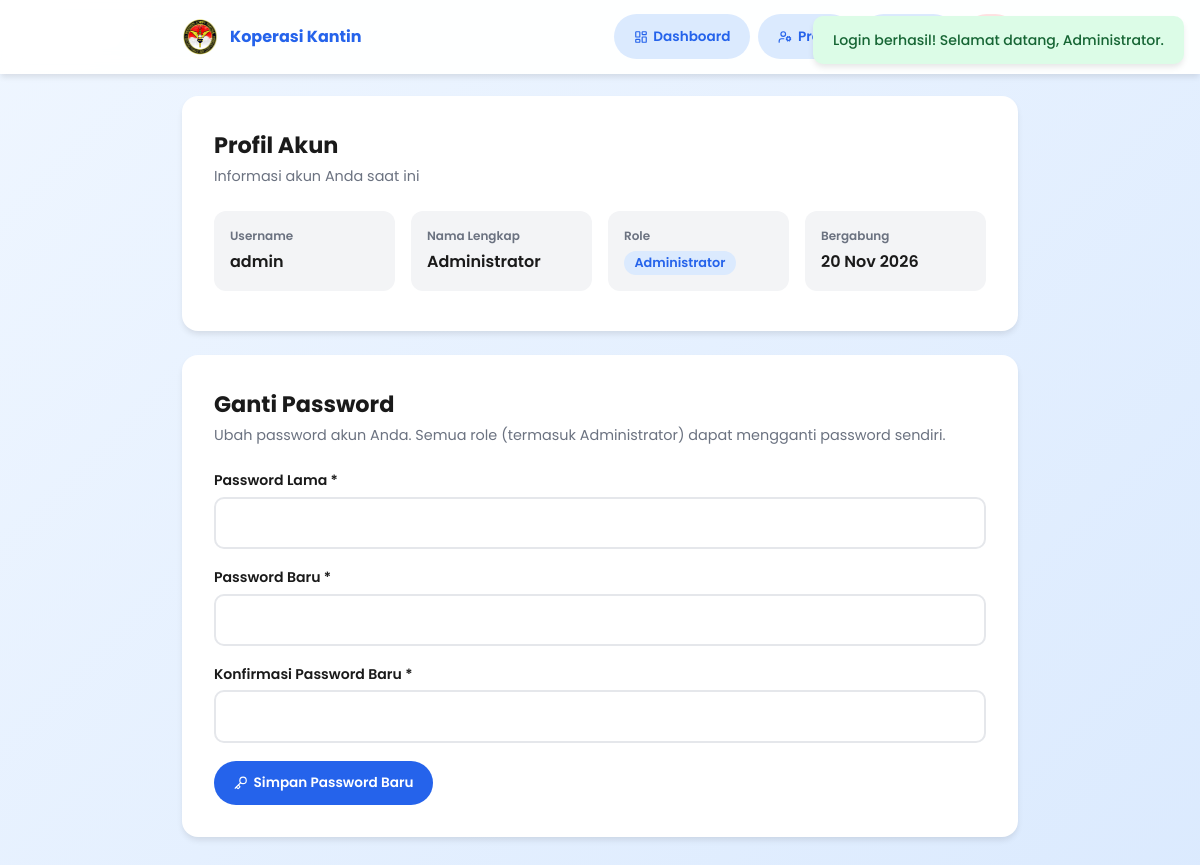
The page /profil.php (signed in) on the database its author committed.
### tables this page shows
CREATE TABLE IF NOT EXISTS users (
    id          INT AUTO_INCREMENT PRIMARY KEY,
    username    VARCHAR(50)  NOT NULL UNIQUE,
    password    VARCHAR(255) NOT NULL,
    nama_lengkap VARCHAR(100) NOT NULL,
    role        ENUM('admin','staff','kasilog') DEFAULT 'staff',
    created_at  TIMESTAMP DEFAULT CURRENT_TIMESTAMP
);

### includes/helpers.php (called while the page is built, shortened)
<?php
function getFlash(): ?array {
    if (isset($_SESSION['flash'])) {
        $f = $_SESSION['flash'];
        return $f;
    }
    return null;
}
function e(string $str): string {
    return htmlspecialchars($str, ENT_QUOTES, 'UTF-8');
}

### includes/roles.php (called while the page is built, shortened)
<?php
function roleLabel(string $role): string
{
    $map = [
        'admin'   => 'Administrator',
        'staff'   => 'Staff',
        'kasilog' => 'Kasilog',
    ];
    return $map[$role] ?? ucfirst($role);
}

### profil.php (the view, shortened to what this page needs)
<?php
require_once __DIR__ . '/config/db.php';
require_once __DIR__ . '/includes/helpers.php';
$user = $pdo->prepare('SELECT username, nama_lengkap, role, created_at FROM users WHERE id = ?');
$user->execute([(int)$_SESSION['user_id']]);
$profile = $user->fetch();
$flash = getFlash();
?>
<!DOCTYPE html>
<html lang="id">
<head>
</head>
<body>
<?php if ($flash): ?>
<div class="toast <?= e($flash['type']) ?>"><?= e($flash['msg']) ?></div>
<?php endif; ?>
<div class="topbar">
    <div class="topbar-inner">
        <a href="dashboard.php" class="logo">
            <img src="img/logostinkcl.png" alt="">
            <span>Koperasi Kantin</span>
        </a>
        <div class="tnav">
            <a href="dashboard.php" class="btn btn-secondary"><i data-lucide="layout-dashboard" style="width:14px"></i> Dashboard</a>
            <?php require __DIR__ . '/includes/nav_account.php'; ?>
            <a href="logout.php" class="btn btn-danger" onclick="return confirm('Yakin logout?')"><i data-lucide="log-out" style="width:14px"></i></a>
        </div>
    </div>
</div>
<div class="main">
    <div class="card">
        <h2>Profil Akun</h2>
        <p>Informasi akun Anda saat ini</p>
        <div class="info-grid">
            <div class="info-item"><label>Username</label><span><?= e($profile['username']) ?></span></div>
            <div class="info-item"><label>Nama Lengkap</label><span><?= e($profile['nama_lengkap']) ?></span></div>
            <div class="info-item"><label>Role</label><span class="role-pill"><?= e(roleLabel($profile['role'])) ?></span></div>
            <div class="info-item"><label>Bergabung</label><span><?= date('d M Y', strtotime($profile['created_at'])) ?></span></div>
        </div>
    </div>
    <div class="card">
        <h2>Ganti Password</h2>
        <p>Ubah password akun Anda. Semua role (termasuk Administrator) dapat mengganti password sendiri.</p>
        <form method="POST" action="profil.php">
            <div class="form-group">
                <label for="current_password">Password Lama *</label>
                <input type="password" id="current_password" name="current_password" required autocomplete="current-password">
            </div>
            <div class="form-group">
                <label for="new_password">Password Baru *</label>
                <input type="password" id="new_password" name="new_password" required minlength="6" autocomplete="new-password">
            </div>
            <div class="form-group">
                <label for="confirm_password">Konfirmasi Password Baru *</label>
                <input type="password" id="confirm_password" name="confirm_password" required minlength="6" autocomplete="new-password">
            </div>
            <button type="submit" class="btn btn-primary"><i data-lucide="key" style="width:14px"></i> Simpan Password Baru</button>
        </form>
    </div>
</div>
</body>
</html>

### profil.php (style rules this page uses)
:root { --accent:#2563eb;--dark:#1a1a1a;--gray:#f3f4f6;--gray-dark:#e5e7eb;--text-gray:#6b7280;--shadow:0 4px 6px -1px rgba(0,0,0,.1); }
* { margin:0;padding:0;box-sizing:border-box; }
body { font-family:'Poppins',sans-serif;background:linear-gradient(135deg,#eff6ff,#dbeafe);min-height:100vh;color:var(--dark); }
.topbar { position:fixed;top:0;width:100%;background:rgba(255,255,255,.95);backdrop-filter:blur(10px);z-index:1000;box-shadow:var(--shadow); }
.topbar-inner { max-width:900px;margin:0 auto;padding:.9rem 2rem;display:flex;justify-content:space-between;align-items:center;gap:1rem;flex-wrap:wrap; }
.logo { display:flex;align-items:center;gap:.75rem;font-weight:700;color:var(--accent);text-decoration:none; }
.logo img { width:36px;height:36px;border-radius:8px; }
.tnav { display:flex;gap:.5rem;align-items:center;flex-wrap:wrap; }
.main { max-width:900px;margin:0 auto;padding:6rem 2rem 3rem; }
.card { background:#fff;border-radius:16px;padding:2rem;box-shadow:var(--shadow);margin-bottom:1.5rem; }
.card h2 { font-size:1.4rem;margin-bottom:.25rem; }
.card p { color:var(--text-gray);font-size:.9rem;margin-bottom:1.5rem; }
.info-grid { display:grid;grid-template-columns:repeat(auto-fit,minmax(180px,1fr));gap:1rem;margin-bottom:.5rem; }
.info-item { background:var(--gray);padding:1rem;border-radius:12px; }
.info-item label { display:block;font-size:.75rem;color:var(--text-gray);margin-bottom:.25rem;font-weight:600; }
.info-item span { font-weight:600; }
.role-pill { display:inline-block;background:#dbeafe;color:var(--accent);padding:.2rem .65rem;border-radius:50px;font-size:.8rem; }
.form-group { margin-bottom:1.1rem; }
.form-group label { display:block;margin-bottom:.35rem;font-weight:600;font-size:.88rem; }
.form-group input { width:100%;padding:.8rem 1rem;border:2px solid var(--gray-dark);border-radius:10px;font-family:inherit;font-size:.95rem; }
.btn { padding:.65rem 1.25rem;border-radius:50px;font-weight:600;cursor:pointer;border:none;font-family:inherit;font-size:.85rem;display:inline-flex;align-items:center;gap:.35rem;text-decoration:none; }
.btn-primary { background:var(--accent);color:#fff; }
.btn-secondary { background:#dbeafe;color:var(--accent); }
.btn-danger { background:#fee2e2;color:#dc2626; }
.toast { position:fixed;top:1rem;right:1rem;z-index:2000;padding:.85rem 1.25rem;border-radius:10px;font-size:.88rem;font-weight:500;box-shadow:var(--shadow); }
.toast.success { background:#dcfce7;color:#166534; }

### rows shown on the page
users: username "admin", nama_lengkap "Administrator", role "Administrator", created_at "20 Nov 2026"

### other values the page prints
$flash['msg'] "Login berhasil! Selamat datang, Administrator."
